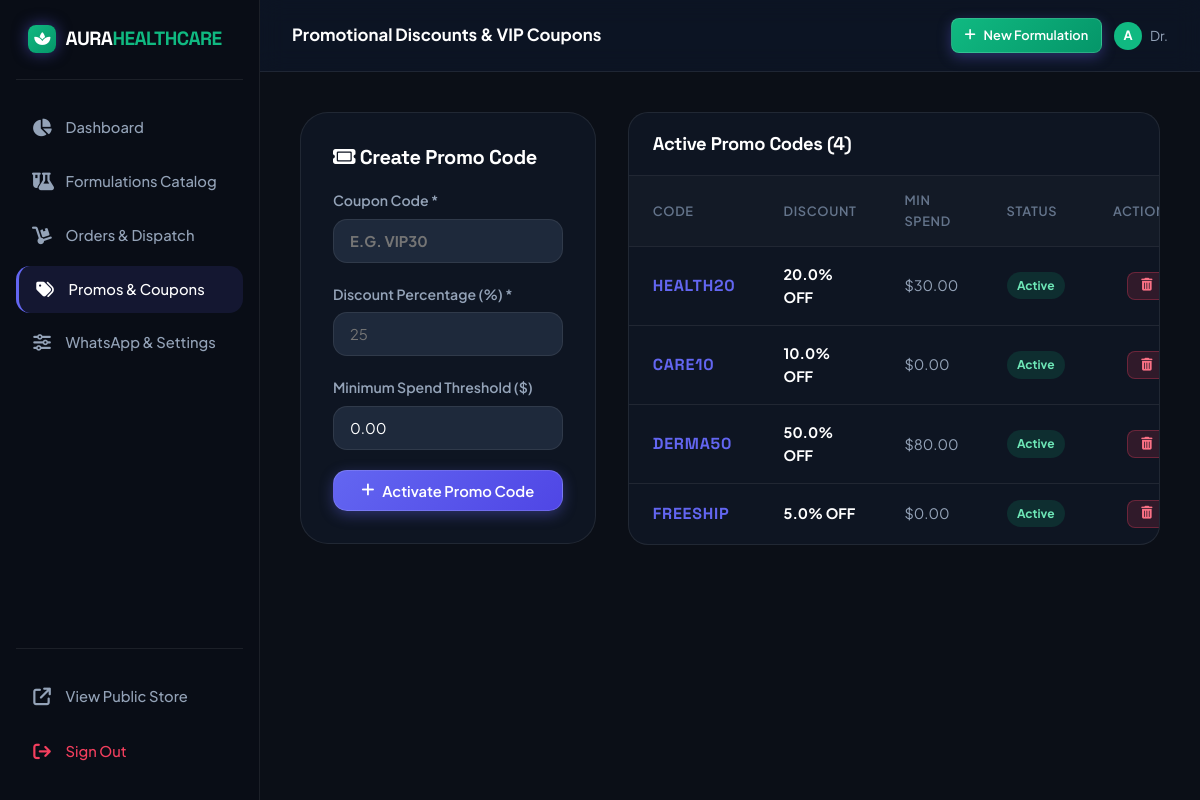
The page /admin/coupons (signed in) on the database its author committed.
### tables this page shows
CREATE TABLE coupons (
        id INTEGER PRIMARY KEY AUTOINCREMENT,
        code TEXT UNIQUE NOT NULL,
        discount_percent REAL NOT NULL,
        min_spend REAL DEFAULT 0,
        is_active INTEGER DEFAULT 1,
        created_at TIMESTAMP DEFAULT CURRENT_TIMESTAMP
    );

### app.py (the view)
@app.route('/admin/coupons')
@admin_required
def admin_coupons():
    coupons = query_db("SELECT * FROM coupons ORDER BY created_at DESC")
    return render_template('admin/coupons.html', coupons=coupons)

### app.py (called while the page is built)
@app.after_request
def add_header(response):
    if not is_production:
        response.headers['Cache-Control'] = 'no-cache, no-store, must-revalidate'
        response.headers['Pragma'] = 'no-cache'
        response.headers['Expires'] = '0'
    return response

def get_cart():
    if 'cart' not in session:
        session['cart'] = {
            'items': [],
            'subtotal': 0.0,
            'discount_percent': 0.0,
            'coupon_code': None,
            'discount_amount': 0.0,
            'tax_amount': 0.0,
            'shipping_cost': 0.0,
            'total': 0.0
        }
    return session['cart']

def admin_required(f):
    @wraps(f)
    def decorated_function(*args, **kwargs):
        if not session.get('user_id') or not session.get('is_admin'):
            flash('Administrator authentication required to access this portal.', 'error')
            return redirect(url_for('auth_page'))
        return f(*args, **kwargs)
    return decorated_function

### database.py (called while the page is built)
def get_db_connection():
    conn = sqlite3.connect(DB_FILE, timeout=30.0)
    conn.row_factory = sqlite3.Row
    conn.execute("PRAGMA foreign_keys = ON;")
    conn.execute("PRAGMA journal_mode = WAL;")
    return conn

def get_all_settings():
    try:
        rows = query_db("SELECT key, value FROM settings")
        return {r['key']: r['value'] for r in rows}
    except Exception:
        return {}

def query_db(query, args=(), one=False):
    conn = get_db_connection()
    cur = conn.cursor()
    cur.execute(query, args)
    rv = cur.fetchall()
    conn.close()
    return (rv[0] if rv else None) if one else rv

### Templates/admin/coupons.html
{% extends "admin/base_admin.html" %}
{% block page_title %}Promotional Discounts & VIP Coupons{% endblock %}
{% block admin_content %}
<div style="display: grid; grid-template-columns: 1fr 1.8fr; gap: 2rem; align-items: start;">
  <div style="background: var(--bg-card); border: 1px solid var(--border-color); border-radius: var(--radius-xl); padding: 2rem;">
    <h3 style="font-size: 1.25rem; color: #fff; margin-bottom: 1.25rem;">
      <i class="fa-solid fa-ticket text-emerald-400"></i> Create Promo Code
    </h3>
    <form method="POST" action="/admin/coupons/new">
      <div class="form-group">
        <label class="form-label">Coupon Code *</label>
        <input type="text" name="code" class="form-control" placeholder="e.g. VIP30" style="text-transform: uppercase; font-weight: 700;" required>
      </div>
      <div class="form-group">
        <label class="form-label">Discount Percentage (%) *</label>
        <input type="number" step="1" min="1" max="100" name="discount_percent" class="form-control" placeholder="25" required>
      </div>
      <div class="form-group">
        <label class="form-label">Minimum Spend Threshold ($)</label>
        <input type="number" step="0.01" min="0" name="min_spend" class="form-control" value="0.00">
      </div>
      <button type="submit" class="btn btn-primary btn-block">
        <i class="fa-solid fa-plus"></i> Activate Promo Code
      </button>
    </form>
  </div>
  <div class="admin-table-card">
    <div class="admin-table-header">
      <h3>Active Promo Codes ({{ coupons|length }})</h3>
    </div>
    <table class="admin-table">
      <thead>
        <tr>
          <th>Code</th>
          <th>Discount</th>
          <th>Min Spend</th>
          <th>Status</th>
          <th style="text-align: right;">Action</th>
        </tr>
      </thead>
      <tbody>
        {% for c in coupons %}
          <tr>
            <td>
              <strong style="color: var(--accent-primary); font-family: 'Space Grotesk', sans-serif; font-size: 1rem; letter-spacing: 0.05em;">{{ c.code }}</strong>
            </td>
            <td style="color: #fff; font-weight: 700;">{{ c.discount_percent }}% OFF</td>
            <td>${{ "%.2f"|format(c.min_spend) }}</td>
            <td>
              {% if c.is_active %}
                <span class="status-pill Delivered">Active</span>
              {% else %}
                <span class="status-pill Cancelled">Disabled</span>
              {% endif %}
            </td>
            <td style="text-align: right;">
              <form method="POST" action="/admin/coupons/{{ c.id }}/delete" onsubmit="return confirm('Delete coupon {{ c.code }}?');" style="display: inline;">
                <button type="submit" class="btn btn-danger btn-sm">
                  <i class="fa-solid fa-trash-can"></i>
                </button>
              </form>
            </td>
          </tr>
        {% endfor %}
      </tbody>
    </table>
  </div>
</div>
{% endblock %}

### Static/css/main.css (style rules this page uses)
:root { --bg-primary: #0b0f17; --bg-secondary: #111827; --bg-card: rgba(17, 24, 39, 0.75); --bg-card-hover: rgba(30, 41, 59, 0.85); --bg-glass: rgba(15, 23, 42, 0.65); --bg-input: #1e293b; --text-primary: #f8fafc; --text-secondary: #94a3b8; --text-muted: #64748b; --accent-primary: #6366f1; --accent-primary-hover: #4f46e5; --accent-secondary: #10b981; --accent-gold: #f59e0b; --accent-rose: #f43f5e; --accent-cyan: #06b6d4; --border-color: rgba(255, 255, 255, 0.08); --border-hover: rgba(99, 102, 241, 0.4); --border-glow: rgba(99, 102, 241, 0.25); --shadow-sm: 0 2px 8px rgba(0, 0, 0, 0.3); --shadow-md: 0 8px 24px rgba(0, 0, 0, 0.4); --shadow-lg: 0 16px 40px rgba(0, 0, 0, 0.5); --shadow-glow: 0 0 25px rgba(99, 102, 241, 0.2); --radius-sm: 8px; --radius-md: 14px; --radius-lg: 20px; --radius-xl: 28px; --radius-full: 9999px; --transition-fast: 0.15s cubic-bezier(0.4, 0, 0.2, 1); --transition-normal: 0.25s cubic-bezier(0.4, 0, 0.2, 1); --transition-smooth: 0.35s cubic-bezier(0.16, 1, 0.3, 1); }
*, *::before, *::after { box-sizing: border-box; margin: 0; padding: 0; }
html { scroll-behavior: smooth; font-size: 16px; }
body { font-family: 'Plus Jakarta Sans', -apple-system, BlinkMacSystemFont, 'Segoe UI', Roboto, sans-serif; background-color: var(--bg-primary); color: var(--text-primary); line-height: 1.6; min-height: 100vh; display: flex; flex-direction: column; overflow-x: hidden; -webkit-font-smoothing: antialiased; }
h1, h2, h3, h4, h5, h6, .font-heading { font-family: 'Space Grotesk', 'Plus Jakarta Sans', sans-serif; font-weight: 700; line-height: 1.2; color: var(--text-primary); letter-spacing: -0.02em; }
button, input, select, textarea { font-family: inherit; font-size: inherit; color: inherit; border: none; outline: none; background: none; }
.btn { display: inline-flex; align-items: center; justify-content: center; gap: 0.5rem; font-weight: 600; font-size: 0.92rem; padding: 0.65rem 1.35rem; border-radius: var(--radius-md); cursor: pointer; transition: all var(--transition-normal); text-decoration: none; white-space: nowrap; }
.btn-primary { background: linear-gradient(135deg, var(--accent-primary), #4f46e5); color: white; box-shadow: 0 4px 14px rgba(99, 102, 241, 0.35); border: 1px solid rgba(255, 255, 255, 0.15); }
.btn-danger { background: rgba(244, 63, 94, 0.15); color: #fb7185; border: 1px solid rgba(244, 63, 94, 0.3); }
.btn-sm { padding: 0.4rem 0.8rem; font-size: 0.8rem; border-radius: var(--radius-sm); }
.btn-block { width: 100%; }
.form-group { margin-bottom: 1.25rem; }
.form-label { display: block; font-size: 0.88rem; font-weight: 600; color: var(--text-secondary); margin-bottom: 0.45rem; }
.form-control { width: 100%; padding: 0.75rem 1rem; background: var(--bg-input); border: 1px solid var(--border-color); border-radius: var(--radius-md); color: #fff; font-size: 0.92rem; transition: all var(--transition-fast); }
html, body { max-width: 100vw; overflow-x: hidden; -webkit-overflow-scrolling: touch; }
a, button, input, select, textarea, .action-btn, .category-pill, .search-tag, .mobile-bottom-item { -webkit-tap-highlight-color: transparent; touch-action: manipulation; }

### Static/css/admin.css (style rules this page uses)
.admin-table-card { background: var(--bg-card); border: 1px solid var(--border-color); border-radius: var(--radius-lg); overflow: hidden; }
.admin-table-header { padding: 1.25rem 1.5rem; display: flex; justify-content: space-between; align-items: center; border-bottom: 1px solid var(--border-color); }
.admin-table-header h3 { font-size: 1.15rem; color: #fff; }
.admin-table { width: 100%; border-collapse: collapse; text-align: left; }
.admin-table th { background: rgba(255, 255, 255, 0.02); padding: 0.9rem 1.5rem; font-size: 0.8rem; text-transform: uppercase; letter-spacing: 0.05em; color: var(--text-muted); font-weight: 600; border-bottom: 1px solid var(--border-color); }
.admin-table td { padding: 1rem 1.5rem; font-size: 0.9rem; color: var(--text-secondary); border-bottom: 1px solid var(--border-color); vertical-align: middle; }
.admin-table tr:last-child td { border-bottom: none; }
.status-pill { display: inline-flex; align-items: center; gap: 0.35rem; padding: 0.25rem 0.65rem; border-radius: var(--radius-full); font-size: 0.75rem; font-weight: 700; }
.status-pill.Delivered { background: rgba(16, 185, 129, 0.15); color: #6ee7b7; }

### rows shown on the page
coupons: code "HEALTH20", discount_percent "20.0", min_spend "30.00", is_active "Active"
coupons: code "CARE10", discount_percent "10.0", min_spend "0.00", is_active "Active"
coupons: code "DERMA50", discount_percent "50.0", min_spend "80.00", is_active "Active"
coupons: code "FREESHIP", discount_percent "5.0", min_spend "0.00", is_active "Active"

### other values the page prints
{{ session.get('user_name', 'Admin').split(' ')[0] }} "Dr."
{{ coupons|length }} "4"
